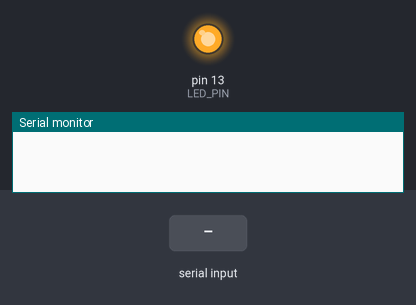
A sketch run on a simulated Arduino Uno, built with avr-gcc and run on an emulated ATmega328P. Parts: output pins drawn as LEDs (lit = HIGH), the last lines printed to the serial monitor. Inputs (shaded band) come from the test bench.

Above: at 0.1 s.
At 1.7 s:
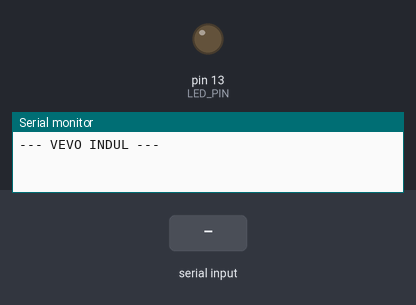
1.8 s: "temp\n" received over the second serial link
3.3 s: "1\n" received over the second serial link
Timing chart, 0 to 6.3 s (numbered marks = the images above; inputs shaded):
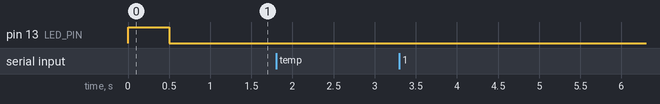

The sketch:

kodom.ino
```cpp
#include <SoftwareSerial.h>

SoftwareSerial espSerial(2, 3); // RX=2
const int LED_PIN = 13;

void setup() {
  pinMode(LED_PIN, OUTPUT);
  Serial.begin(9600);
  espSerial.begin(9600);

  digitalWrite(LED_PIN, HIGH);
  delay(500);
  digitalWrite(LED_PIN, LOW);

  Serial.println("--- VEVO INDUL ---");
}

void loop() {
  if (espSerial.available()) {
    delay(50);
    String data = espSerial.readStringUntil('\n');

    Serial.print("Bejovo adat: ");
    Serial.println(data);

    if (data.indexOf("temp") >= 0) {
      Serial.println(">> ADAT OK! LED BEKAPCSOLASA...");


      sendToBackend(data);
    }
    else {
    }
  }
}

void sendToBackend(String packet) {
  Serial.println("[API] Adat feltoltve.");
}
```
